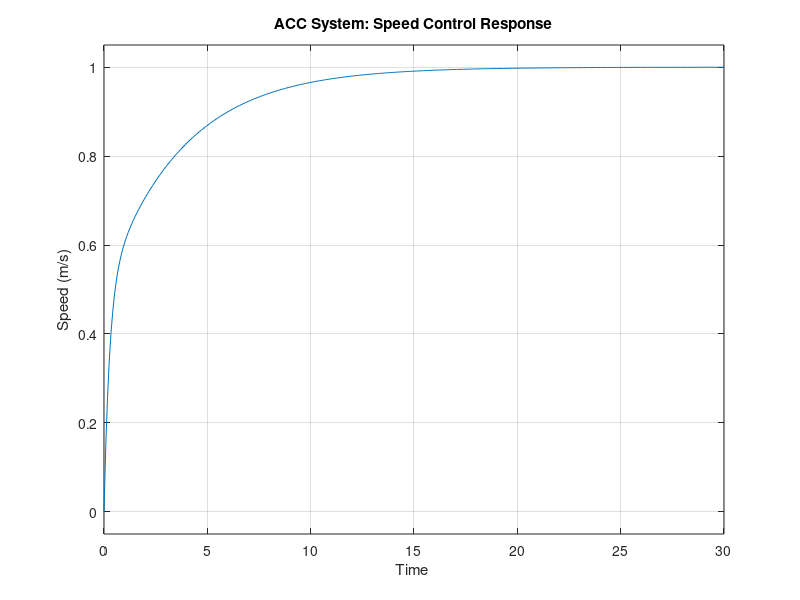
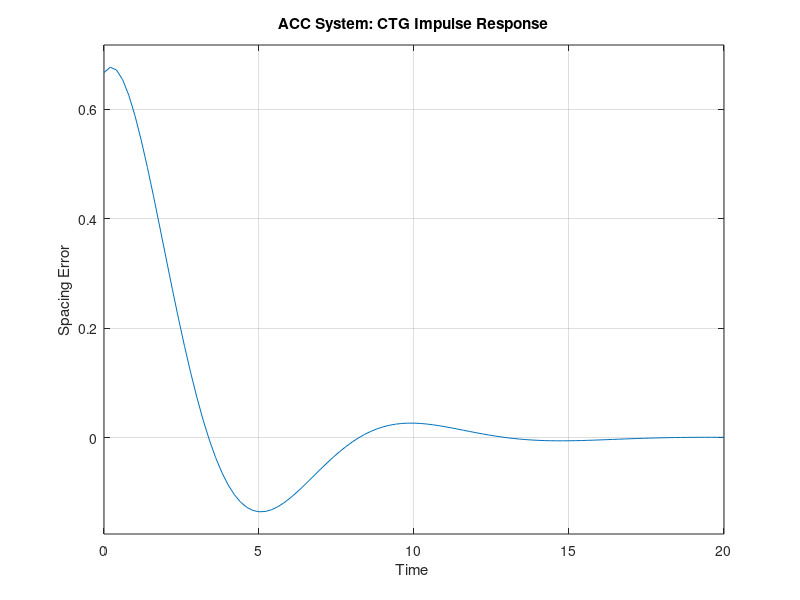
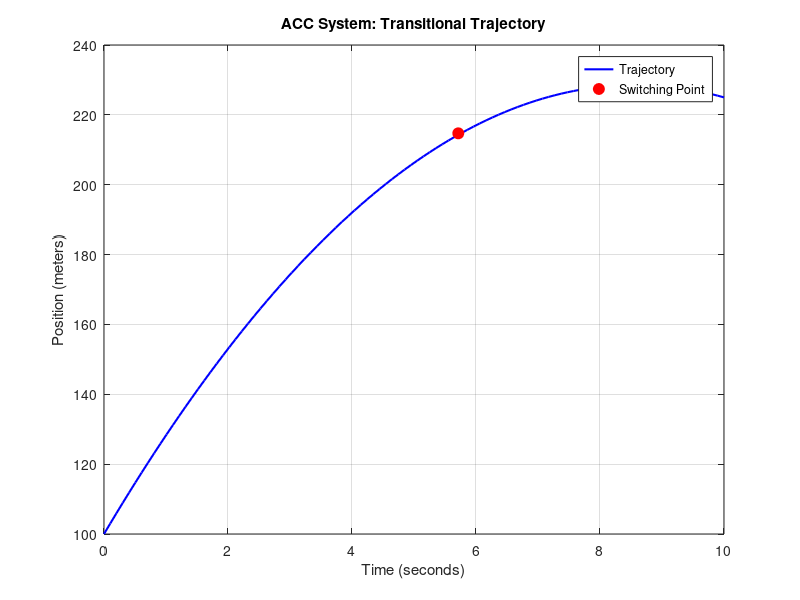

Write the MATLAB code that produced these figures, in order.
% Adaptive Cruise Control (ACC) System

%% Define Plant and Speed Control 
tau = 0.5; % Plant time constant
kp = 1;    % Proportional gain
ki = 0.5;  % Integral gain
P = tf(1, [tau 1]); % Plant transfer function

% PI Controller
C_PI = tf([kp ki], [1 0]); % C(s) = (kp*s + ki) / s

% Closed-loop system for speed control
CL_SpeedControl = feedback(C_PI * P, 1);

%% Vehicle Following (CTG Strategy)
h = 1.5; % Time gap (seconds)
lambda = 0.8; % Control gain

% CTG Transfer Function for spacing error
H_CTG = tf([1 lambda], [h 1 lambda]);

%% Transitional Trajectory
x0 = 100; % Initial position (meters)
v0 = 30;  % Initial velocity (m/s)
a = -3.5; % Deceleration (m/s^2)
v_final = 10; % Desired final velocity (m/s)
switching_time = (v_final - v0) / a; % Time to reach final velocity
t_traj = linspace(0, 10, 100); % Time vector

% Deceleration profile for position
x_traj = x0 + v0 * t_traj + 0.5 * a * t_traj.^2;

%% Simulation and Visualisation

% Speed Control Step Response
figure;
step(CL_SpeedControl);
title('ACC System: Speed Control Response');
xlabel('Time ');
ylabel('Speed (m/s)');
grid on;

% CTG Impulse Response
figure;
impulse(H_CTG);
title('ACC System: CTG Impulse Response');
xlabel('Time ');
ylabel('Spacing Error');
grid on;

% Transitional Trajectory
figure;
plot(t_traj, x_traj, 'b', 'LineWidth', 1.5); hold on;
plot(switching_time, x_traj(find(t_traj >= switching_time, 1)), 'ro', 'MarkerSize', 8, 'MarkerFaceColor', 'r');
title('ACC System: Transitional Trajectory');
xlabel('Time (seconds)');
ylabel('Position (meters)');
legend('Trajectory', 'Switching Point');
grid on;
